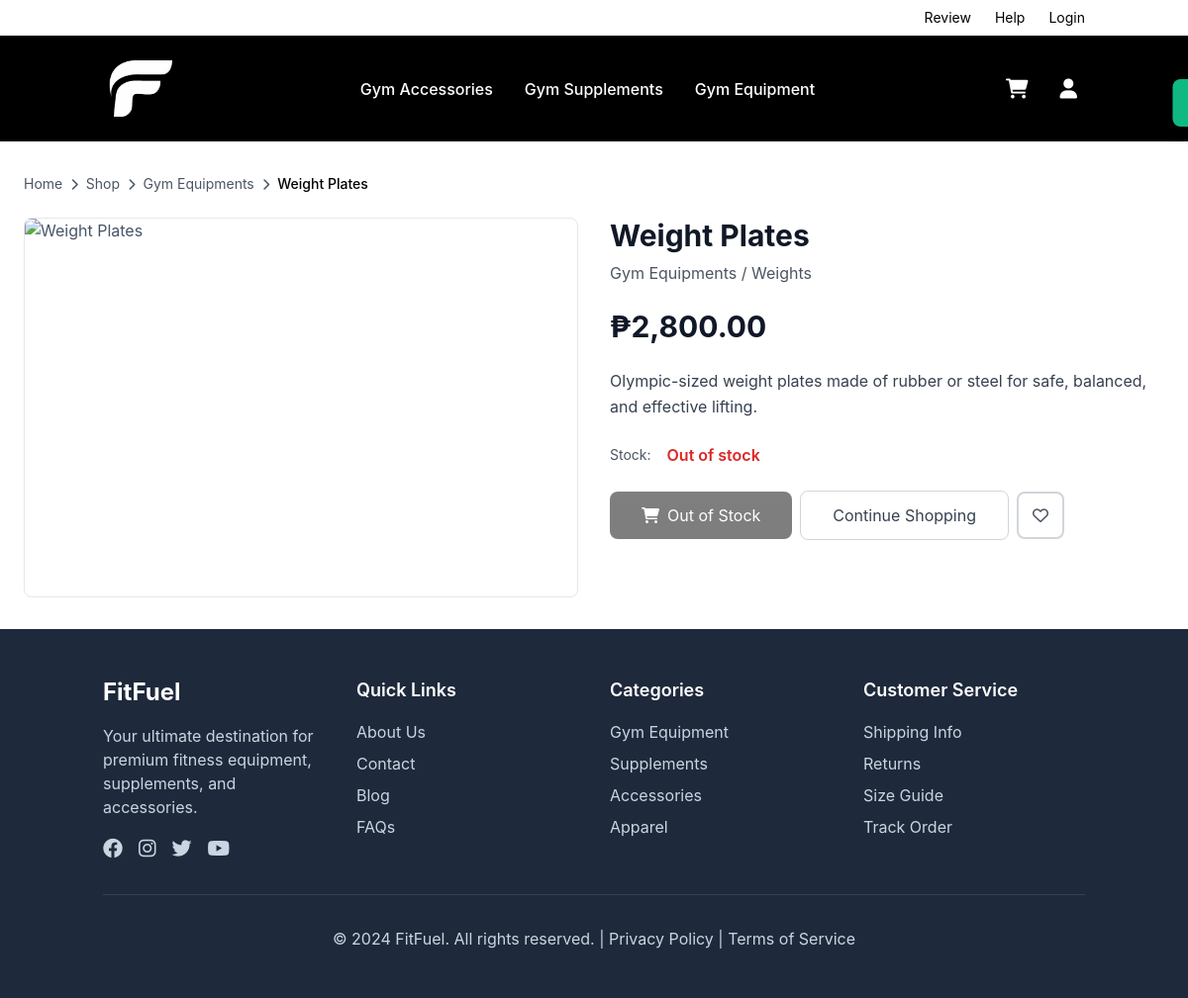
Page /product_detail.php?id=161 on the earlier database version.
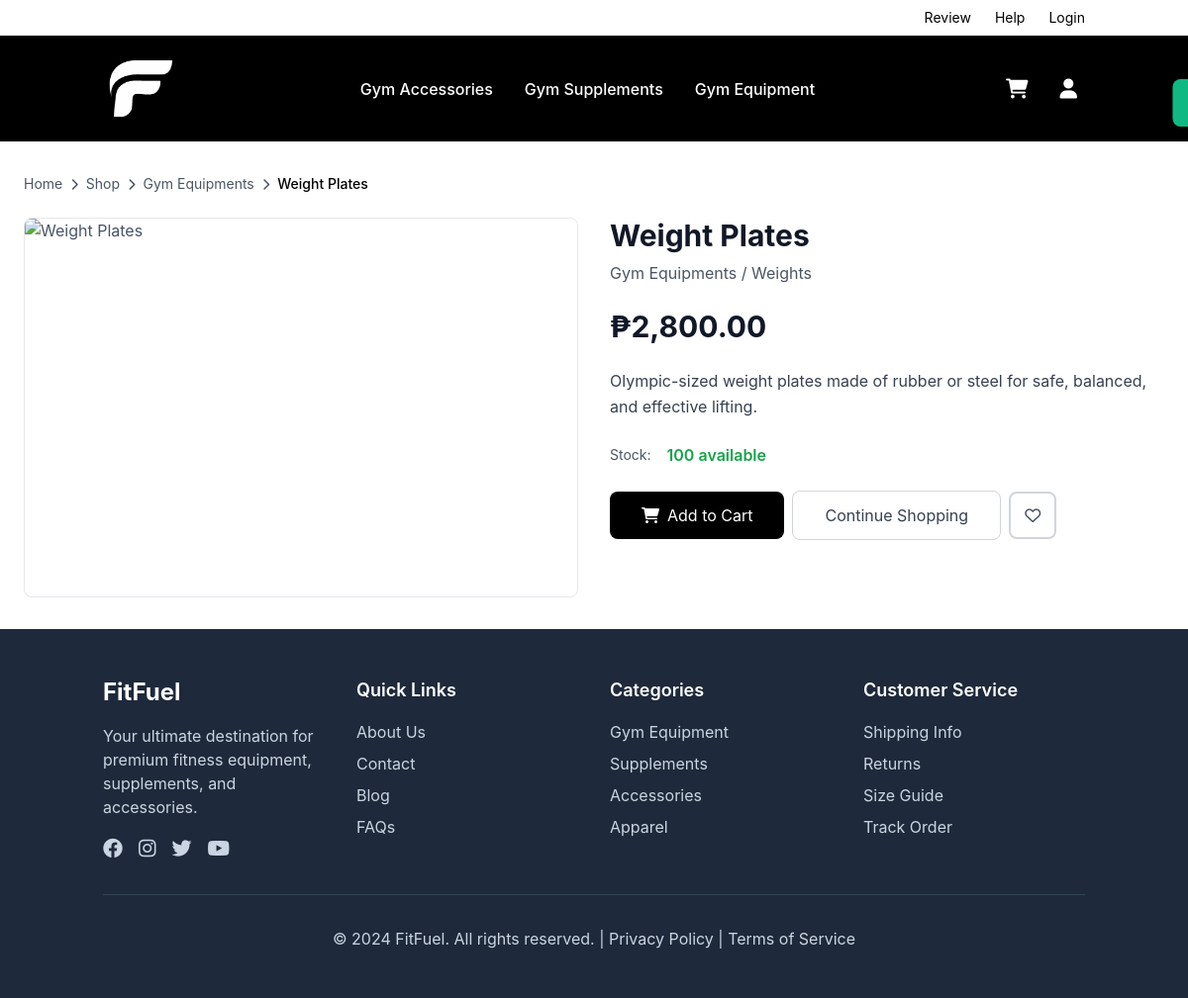
Same page on the later database version.
### tables this page shows
CREATE TABLE `products` (
  `product_id` bigint(20) UNSIGNED NOT NULL,
  `name` varchar(150) NOT NULL,
  `description` text DEFAULT NULL,
  `price` decimal(10,2) NOT NULL,
  `stock` int(10) UNSIGNED NOT NULL DEFAULT 0,
  `category_id` bigint(20) UNSIGNED DEFAULT NULL,
  `subcategory_id` bigint(20) UNSIGNED DEFAULT NULL,
  `images` longtext DEFAULT NULL CHECK (json_valid(`images`)),
  `status` enum('active','inactive') NOT NULL DEFAULT 'active',
  `is_popular` tinyint(1) NOT NULL DEFAULT 0,
  `is_best_seller` tinyint(1) NOT NULL DEFAULT 0,
  `sale_percentage` int(11) DEFAULT 0,
  `created_at` timestamp NOT NULL DEFAULT current_timestamp(),
  `updated_at` timestamp NOT NULL DEFAULT current_timestamp() ON UPDATE current_timestamp(),
  `min_stock_level` int(11) NOT NULL DEFAULT 10
);

CREATE TABLE `categories` (
  `category_id` bigint(20) UNSIGNED NOT NULL,
  `name` varchar(100) NOT NULL,
  `description` text DEFAULT NULL,
  `created_at` timestamp NOT NULL DEFAULT current_timestamp(),
  `updated_at` timestamp NOT NULL DEFAULT current_timestamp() ON UPDATE current_timestamp()
);

CREATE TABLE `subcategories` (
  `subcategory_id` bigint(20) UNSIGNED NOT NULL,
  `category_id` bigint(20) UNSIGNED NOT NULL,
  `name` varchar(100) NOT NULL,
  `description` text DEFAULT NULL,
  `created_at` timestamp NOT NULL DEFAULT current_timestamp(),
  `updated_at` timestamp NOT NULL DEFAULT current_timestamp() ON UPDATE current_timestamp()
);

### product_detail.php (the view, shortened to what the changed rows need)
<?php
$product_id = isset($_GET['id']) ? (int)$_GET['id'] : 0;
try {
    $pdo = getDBConnection();
    $stmt = $pdo->prepare("
        SELECT p.*, c.name AS category_name, sc.name AS subcategory_name
        FROM products p
        LEFT JOIN categories c ON p.category_id = c.category_id
        LEFT JOIN subcategories sc ON p.subcategory_id = sc.subcategory_id
        WHERE p.product_id = ? AND p.status = 'active'
    ");
    $stmt->execute([$product_id]);
    $product = $stmt->fetch();
} catch (PDOException $e) {
    header('Location: shop.php');
    exit;
}
?>
<!DOCTYPE html>
<html lang="en">
<head>
    <script src="https://cdn.tailwindcss.com"></script>
    <link href="https://cdnjs.cloudflare.com/ajax/libs/font-awesome/6.0.0/css/all.min.css" rel="stylesheet">
    <link rel="stylesheet" href="css/style.css">
</head>
<body class="font-body bg-white text-slate-600 overflow-x-hidden">
    <main class="py-8 px-4">
        <div class="max-w-6xl mx-auto">
            <nav class="mb-6">
                <ol class="flex items-center space-x-2 text-sm text-gray-600">
                    <li><a href="index.php" class="hover:text-black">Home</a></li>
                    <li><i class="fas fa-chevron-right text-xs"></i></li>
                    <li><a href="shop.php" class="hover:text-black">Shop</a></li>
                    <li><i class="fas fa-chevron-right text-xs"></i></li>
                    <li><a href="shop.php?category=<?php echo $product['category_id']; ?>" class="hover:text-black"><?php echo htmlspecialchars($product['category_name']); ?></a></li>
                    <li><i class="fas fa-chevron-right text-xs"></i></li>
                    <li class="text-black font-medium"><?php echo htmlspecialchars($product['name']); ?></li>
                </ol>
            </nav>
            <div class="grid grid-cols-1 lg:grid-cols-2 gap-8">
                <div class="space-y-6">
                    <div>
                        <h1 class="text-3xl font-bold text-gray-900 mb-2"><?php echo htmlspecialchars($product['name']); ?></h1>
                        <p class="text-gray-600 mb-4"><?php echo htmlspecialchars($product['category_name']); ?>
                            <?php if ($product['subcategory_name']): ?>
                                / <?php echo htmlspecialchars($product['subcategory_name']); ?>
                            <?php endif; ?>
                        </p>
                    </div>
                    <div class="prose max-w-none">
                        <p class="text-gray-700 leading-relaxed"><?php echo nl2br(htmlspecialchars($product['description'])); ?></p>
                    </div>
                    <div class="flex items-center space-x-4">
                        <span class="text-sm text-gray-600">Stock: </span>
                        <span class="font-semibold <?php echo $product['stock'] > 0 ? 'text-green-600' : 'text-red-600'; ?>">
                            <?php echo $product['stock'] > 0 ? $product['stock'] . ' available' : 'Out of stock'; ?>
                        </span>
                    </div>
                    <div class="flex items-center gap-2">
                        <button onclick="addToCart(<?php echo $product['product_id']; ?>)"
                                class="bg-black text-white px-8 py-3 rounded-lg hover:bg-gray-800 transition-colors flex items-center space-x-2 <?php echo $product['stock'] <= 0 ? 'opacity-50 cursor-not-allowed' : ''; ?>"
                                <?php echo $product['stock'] <= 0 ? 'disabled' : ''; ?>>
                            <i class="fas fa-shopping-cart"></i>
                            <span><?php echo $product['stock'] > 0 ? 'Add to Cart' : 'Out of Stock'; ?></span>
                        </button>
                    </div>
                </div>
            </div>
        </div>
    </main>
</body>
</html>

Differences in the rows shown:
changed products "Weight Plates": stock (not shown) → "100"
Other differences:
text no longer shown: "Out of stock Out of Stock"
text now shown: "available Add to Cart"
